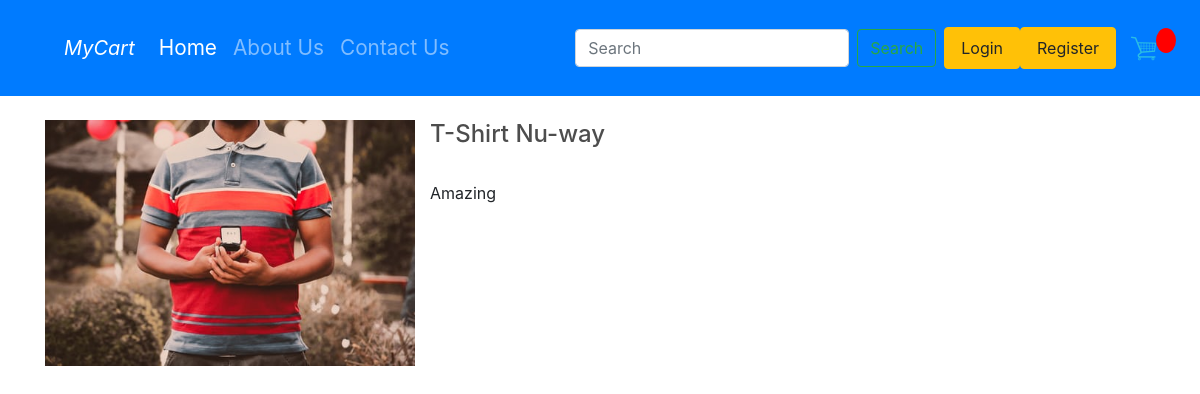
The page /prodview/12 on the database its author committed.
### shop/models.py (models this page shows, shortened)
class Product(models.Model):
    product_id = models.AutoField
    product_name = models.CharField(max_length=50)
    category = models.CharField(max_length=50, default="")
    subcategory = models.CharField(max_length=50, default="")
    price = models.IntegerField(default=0)
    desc = models.CharField(max_length=300)
    pub_date = models.DateField()
    image = models.ImageField(upload_to='shop/images', default="")
    digital=models.BooleanField(default=False,null=True,blank=True)

### shop/views.py (the view)
# urls.py: path('prodview/<int:myid>',views.prodview,name='prodView'),
def prodview(request,myid):
    product=Product.objects.filter(id=myid)
    return render(request, 'shop/prodview.html', {'product': product[0]})

### shop/templates/shop/prodview.html (shortened to what this page needs)
{% extends 'shop/base.html' %}
{%block body%}
<div class="container">
    <div class="row my-4">
    <div class="col-md-4">
        <div class="row">
            <img src="/media/{{product.image}}" alt="{{product.product_name}}" class="responsive">
        </div>
    </div>
    <div class="col-md-8">
           <h4> {{product.product_name}}</h4><br>
            <p>{{product.desc}}</p>
    </div>
    </div>
</div>
{% endblock %}

### static/css/main.css (style rules this page uses)
body { background-color: hsl(0, 0%, 98%); }
h1,h2,h3,h4,h5,h6 { color:hsl(0, 0%, 30%); }

### rows shown on the page
Product: image (picture), product_name "T-Shirt Nu-way", desc "Amazing"
